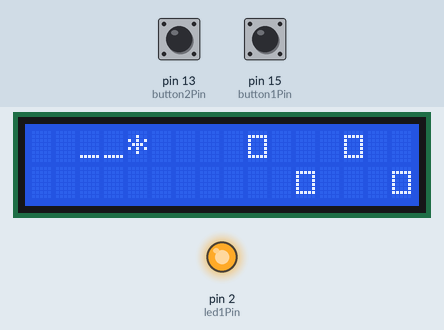
A sketch run on a simulated Arduino Uno, built with avr-gcc and run on an emulated ATmega328P. On the bench: 16×2 character LCD, output pins drawn as LEDs (lit = HIGH). Inputs (shaded band) come from the test bench; at power-on: pin 13 (button2Pin) LOW, pin 15 (button1Pin) LOW. Random numbers use the default seed unless the sketch sets one; pins used as bus, display or sensor lines are not drawn; what the sketch prints to the serial monitor is not drawn.

Above: at 13.8 s.
13.9 s: pin 13 (button2Pin) pulled HIGH for 0.15 s
At 14.7 s:
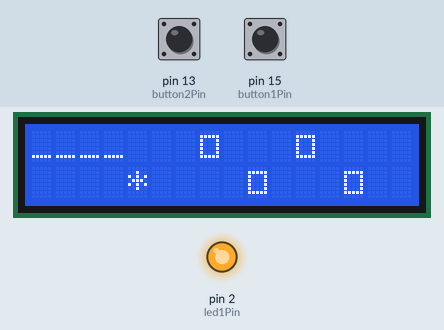
17.0 s: pin 15 (button1Pin) pulled HIGH for 0.15 s
At 19.0 s:
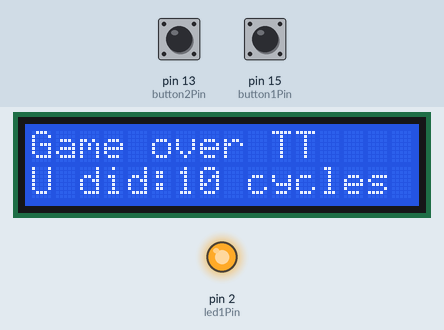
22.6 s: pin 13 (button2Pin) pulled HIGH for 3.2 s
At 25.2 s:
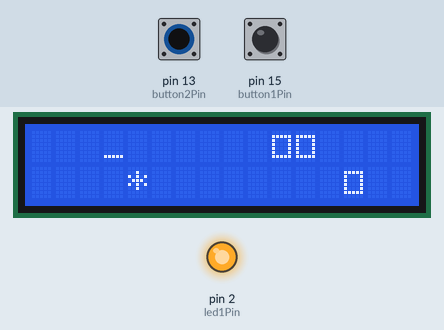
27.3 s: pin 15 (button1Pin) pulled HIGH for 1 s
At 27.9 s:
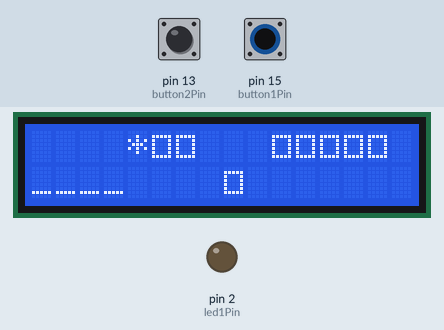
31.3 s: pin 13 (button2Pin) pulled HIGH for 3.2 s
At 35.1 s:
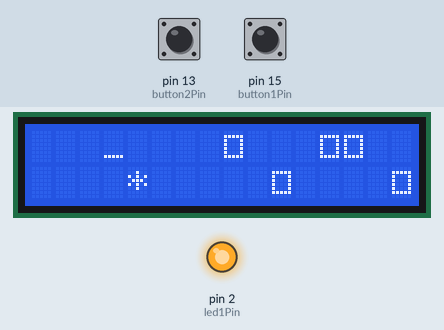
36.7 s: pin 15 (button1Pin) pulled HIGH for 0.15 s
At 42.5 s:
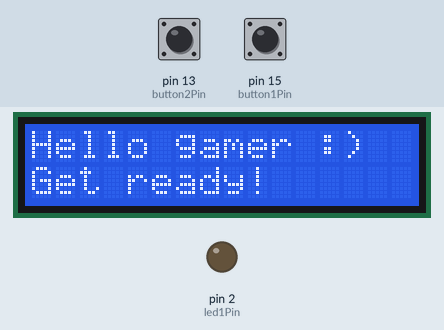
Timing chart, 0 to 44.4 s (numbered marks = the images above; inputs shaded):
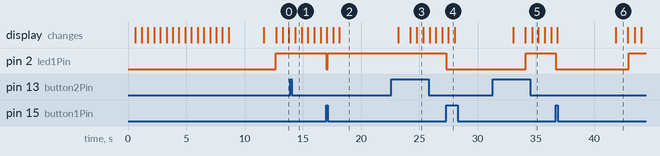

The sketch:

Game.ino
```cpp
#include "Wire.h"
#include "Adafruit_LiquidCrystal.h"

// Connect via i2c, default address #0 (A0-A2 not jumpered)
Adafruit_LiquidCrystal lcd(0);

char block = 219; // first level obstacles' symbol by ASCII code (rectangle empty inside, some Chinese symbol)
const char gamer = '*'; // gamer's symbol

int blockCounter = 0; // counts how cells to skip after obstacle has been created
int counter = 0; // how many cycles gamer survived
const int baseDelay = 100;
int _delay; // game's speed, the lesser the faster

char line0[25]; // print buffer for lcd, line 0
char line1[25]; // print buffer for lcd, line 1

int gamerPos = 0; // what the gamer is located (line 0 or 1)
int gamerLastPos = 0; // where the gamer was located before he moved (line 0 or 1)

// set pin numbers:
const int button1Pin = 15;   // the number of the pushbutton pin
const int button2Pin = 13;   // the number of the pushbutton pin
const int led1Pin =  2;      // the number of LED pin for button 1
const int led2Pin = 0;       // the unmber of LED pin for button 2

int button1State = 0;         // variable for reading the pushbutton status
int button2State = 0;         // variable for reading the pushbutton status
int button1LastState = 0;     // variable for reading the pushbutton status
int button2LastState = 0;     // variable for reading the pushbutton status

String matrix1Str = String(16); // string for matrix effect intro
String matrix2Str = String(16); // string for matrix effect intro
char matrix1[17];               // char array for matrix effect intro
char matrix2[17];               // char array for matrix effect intro

// creates obstacles on lines
// draws checkpoints every 50 symbols
void GenBlocks(int current, char line0[], char line1[]) {

  // checkpoint
  if (counter > 0 && (counter % 50 == 0)) {
    line0[current] = '|';
    line1[current] = '|';
  }

  if (blockCounter > 0){
    blockCounter--;
    return;
  }

  // Lets try to create block on line 0
  if (line0[current]!=block){
    int factor = random(1000);
    if (factor > 500) { // success
      line0[current]=block;
    }
  }

  // if there was a block created on line 0 we should then create also on line 1
  if (line0[current] == block) {
    if (random(1000) < 500) {
      line1[current + 2] = block;
      blockCounter = 3;
    }

  }
}

// New game init procedure
void NewGame() {

  counter = 0;
  _delay = baseDelay;
  block = 219;

  strcpy(line0,"                    ");
  strcpy(line1,"                    ");

  // generate some blocks for start
  for (int i = 7; i < 16; i++) {
     GenBlocks(i, line0, line1);
  }

  gamerPos = 0;
  gamerLastPos = 0;
  line0[4]=gamer;

  lcd.clear();
  lcd.print("Hello gamer :)");
  lcd.setCursor(0,1);
  lcd.print("Get ready!");

  delay(1000);

  Serial.println("Print game field");
  Serial.println(line0);
  Serial.println(line1);

  lcd.setCursor(0,0);
  lcd.print(line0);
  lcd.setCursor(0,1);
  lcd.print(line1);

  Serial.println("Start game cycle");
}

void FillStringWithChars(char str[], int strLength) {
  for (int i = 0; i< strLength; i++) {
    str[i] = random(34,255);
  }
}

// procedure shows "Matrix" effect when symbols fall down in random manner
void ShowMatrix(){

  // init of char arrays with 16 space symbols (lcd is 16 symbols in a row)
  strcpy(matrix1,"                    ");
  strcpy(matrix2,"                    ");
  matrix1[17]='\0';
  matrix2[17]='\0';

  // fill first string with random symbols from ASCII
  FillStringWithChars(matrix1, 16);

  Serial.println("matrix1");
  Serial.println(matrix1);

  // main cycle
  for (int j = 0; j < 8; j++) {

    // fill second string with random symbols
    FillStringWithChars(matrix2, 16);

    Serial.println("matrix2");
    Serial.println(matrix2);

    matrix1Str = String(matrix1);
    matrix2Str = String(matrix2);

    // override second string with some symbols from first string
    for (int i = 0; i< 6; i++) {
      int element = random(16);
      matrix2Str[element]=matrix1Str[element];
    }

  //convert for printing
  matrix1Str.toCharArray(matrix1,17);
  matrix2Str.toCharArray(matrix2,17);
  Serial.println("matrix1");
  Serial.println(matrix1);
  Serial.println("matrix2");
  Serial.println(matrix2);

  // print
  lcd.setCursor(0,1);
  lcd.print(matrix1);
  lcd.setCursor(0,0);
  lcd.print(matrix2);
  delay(500);

  FillStringWithChars(matrix1, 16);

  Serial.println("matrix1");
  Serial.println(matrix1);

  for (int i = 0; i< 6; i++) {
    int element = random(16);
    matrix1Str[element]=matrix2Str[element];
  }

   //convert for printing
  matrix1Str.toCharArray(matrix1,17);
  matrix2Str.toCharArray(matrix2,17);

  lcd.setCursor(0,1);
  lcd.print(matrix2);
  lcd.setCursor(0,0);
  lcd.print(matrix1);
  delay(500);
  }

  lcd.setCursor(0,0);
  lcd.print("---+ Runner +---");
  delay(3000);
}

// one time start-up procedure
void setup(void){

  // init serial port and lcd
  Serial.begin(115200);
  lcd.begin(16, 2);

  // initialize the LED pin as an output:
  pinMode(led1Pin, OUTPUT);
  pinMode(led2Pin, OUTPUT);
  // initialize the pushbutton pin as an input:
  pinMode(button1Pin, INPUT);
  pinMode(button2Pin, INPUT);

  // read the state of the pushbutton value:
  button1LastState = digitalRead(button1Pin);
  button2LastState = digitalRead(button2Pin);

  // show intro
  ShowMatrix();

  // start new game
  NewGame();

}

void RefreshPic(char line0[], char line1[]){
  // we do not want to copy gamer's symbol from 4th column
  for (int i = 0; i < 18; i++) {
    if (i == 3) {
      if (gamerLastPos == 0) {
        line0[i] = '_';
        line1[i] = line1[i+1];
      }
      else {
        line0[i] = line0[i+1];
        line1[i] = '_';
      }
    }
    else
    { // transfer each symbol for 1 cell left creating movement
      line0[i] = line0[i+1];
      line1[i] = line1[i+1];
    }
  }

}

void ReadButtons(int *positn) {
 // read the state of the pushbutton value:
  button1State = digitalRead(button1Pin);
  button2State = digitalRead(button2Pin);

  // check if the pushbutton is pressed.
  // if it is, the buttonState is HIGH:
  if (button1State == HIGH) {
    // turn LED on:
    digitalWrite(led1Pin, LOW);
    if (button1State != button1LastState) {
      *positn = 0;
      button1LastState = button1State;
    }

  } else {
    button1LastState = 0;
    // turn LED off:
    digitalWrite(led1Pin, HIGH);
  }

  if (button2State == HIGH) {
    // turn LED on:
    digitalWrite(led2Pin, LOW);
    if (button2State != button2LastState) {
      *positn = 1;
      button2LastState = button2State;
    }

  } else {
    button2LastState = 0;
    // turn LED off:
    digitalWrite(led2Pin, HIGH);
  }
}

void PrintScore(){
  lcd.setCursor(0,1);
  lcd.print("U did:");
  lcd.print(counter);
  lcd.print(" cycles");
}

// procedure for game over
void GameOver(){
  lcd.clear();
  lcd.setCursor(0,0);
  lcd.print("Game over TT");
  PrintScore();

  delay(5000);

  // restart the game
  NewGame();
}

void GameFinish() {
  lcd.clear();
  lcd.setCursor(0,0);
  lcd.print("-+-+- You won!");
  lcd.setCursor(0,1);
  PrintScore();
  delay(4000);

  lcd.clear();
  lcd.setCursor(0,0);
  lcd.print("Next player...  ");
  lcd.setCursor(0,1);
  lcd.print("  >>> EXIT >>> ");
  delay(3000);

  ShowMatrix();
  NewGame();
}

// change obstacles' view and increase speed
void UpdateGameLevel(int *_counter){
  int level = *_counter / 50;

  Serial.print("current counter ");
  Serial.println(*_counter);
  Serial.print("current level ");
  Serial.println(level);

  if (level == 1) {
    block = '#';
    return;
  }

  if (level == 2) {
    block = ':';
    _delay = baseDelay - level*5;
    return;
  }

  if (level == 3) {
    block = '.';
    _delay = baseDelay - level*5;
    return;
  }

  if (level == 4) {
    block = '_';
    _delay = baseDelay - level*5;
    return;
  }

  if (level == 5) {
    block = 255;
    _delay = baseDelay - level*5;
    return;
  }

  if (level == 6) {
    GameFinish();
  }
}

//main loop
void loop(void){

  ReadButtons(&gamerPos);
  Serial.print("Gamer sits on line ");
  Serial.println(gamerPos);

  RefreshPic(line0, line1);
  gamerLastPos = gamerPos;

  // check whether the gamer is in the same cell where the obstacle is
  if (gamerPos == 0) {
    if (line0[4] == block) {
      GameOver();
    }
  }
  else {
    if (line1[4] == block) {
      GameOver();
    }
  }

  // print gamer's symbol
  if (gamerPos == 0) {
    line0[4] = gamer;
    }
  else {
    line1[4] = gamer;
  }

  // show current game field to user
  lcd.setCursor(0,0);
  lcd.print(line0);
  lcd.setCursor(0,1);
  lcd.print(line1);
  Serial.println(line0);
  Serial.println(line1);

  // generate new obstacles
  GenBlocks(15, line0, line1);

  counter++;

  UpdateGameLevel(&counter);

  // wait for user's input 5ms*_delay
  for (int i = 0; i < _delay; i++)
  {
    delay(5);
    ReadButtons(&gamerPos);
  }

}
```

Measured:
- after the input at 17.0 s, pin 2 (led1Pin): HIGH → LOW at once, → HIGH 0.15 s later
- after the input at 27.3 s, pin 2 (led1Pin): HIGH → LOW at once
- after the input at 36.7 s, pin 2 (led1Pin): HIGH → LOW at once, → HIGH 6.2 s later
- what the display in image 0 shows lasts 0.5 s, from 13.3 s to 13.8 s
